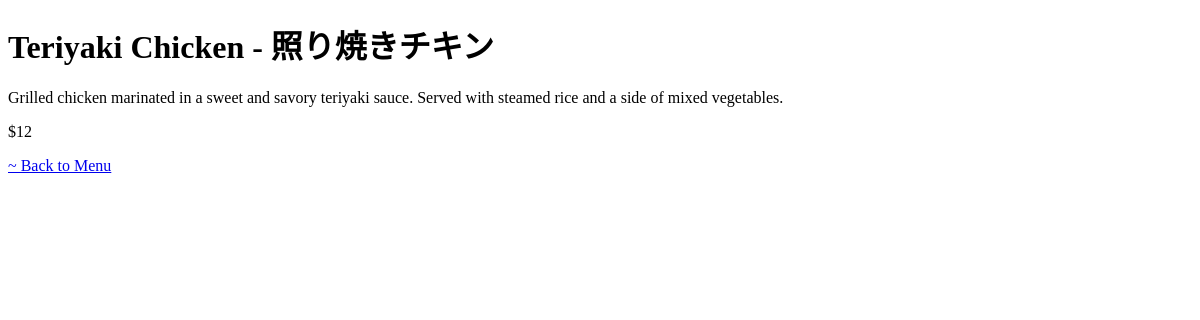
/main_item/677, run on an earlier commit of the app's database.
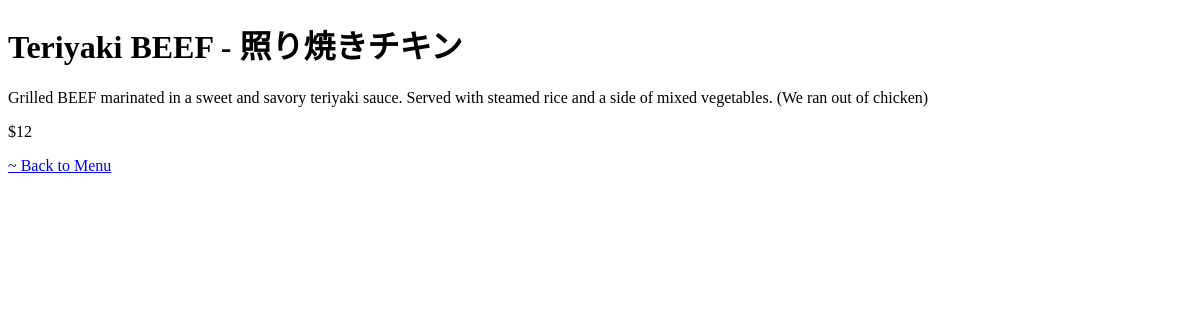
And on a later commit of the database.
### menu_app/models.py (models this page shows, shortened)
class MainCourse(models.Model):
    name = models.CharField(max_length=50)
    japanese_name = models.CharField(max_length=50)
    price = models.IntegerField()
    description = models.TextField()

### menu_app/views.py (the view)
# urls.py: path('main_item/<int:id>', views.main_item_view, name="main-item"),
def main_item_view(request, id):
    obj = get_object_or_404(MainCourse, id=id)
    return render(request, 'menu_item.html', {'obj': obj})

### menu_app/templates/menu_item.html (shortened to what this page needs)
<!DOCTYPE html>
<html lang="en">
  <head>
  </head>
  <body>
    <h1>{{ obj.name }} - {{ obj.japanese_name }}</h1>
    <p>{{ obj.description }}</p>
    <p>${{ obj.price }}</p>
    <a href="http://127.0.0.1:8000/menu">~ Back to Menu</a>
  </body>
</html>

What changed in the data, as far as the page shows it:
changed MainCourse "照り焼きチキン": name "Teriyaki Chicken" → "Teriyaki BEEF"; description "Grilled chicken marinated in a sweet and savory teriyaki sauce. Served with steamed rice and a side of mixed vegetables." → "Grilled BEEF marinated in a sweet and savory teriyaki sauce. Served with steamed rice and a side of mixed vegetables. (We ran out of chicken)"
